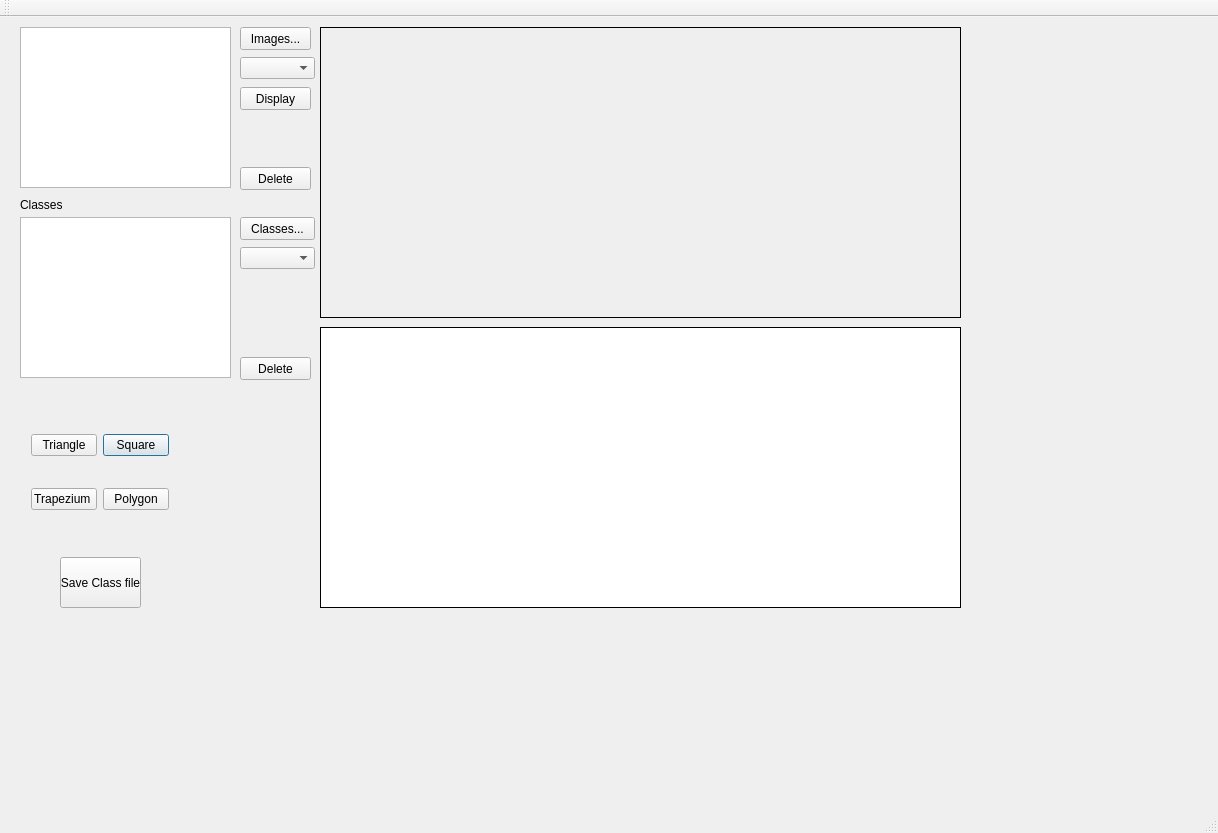
<?xml version="1.0" encoding="UTF-8"?>
<ui version="4.0">
 <class>MainWindow</class>
 <widget class="QMainWindow" name="MainWindow">
  <property name="geometry">
   <rect>
    <x>0</x>
    <y>0</y>
    <width>1218</width>
    <height>833</height>
   </rect>
  </property>
  <property name="windowTitle">
   <string>MainWindow</string>
  </property>
  <widget class="QWidget" name="centralWidget">
   <widget class="QWidget" name="gridLayoutWidget">
    <property name="geometry">
     <rect>
      <x>20</x>
      <y>380</y>
      <width>160</width>
      <height>151</height>
     </rect>
    </property>
    <layout class="QGridLayout" name="gridLayout_2">
     <item row="0" column="0">
      <widget class="QPushButton" name="btnTriangle_2">
       <property name="text">
        <string>Triangle</string>
       </property>
      </widget>
     </item>
     <item row="0" column="1">
      <widget class="QPushButton" name="btnSquare_2">
       <property name="text">
        <string>Square</string>
       </property>
       <property name="default">
        <bool>true</bool>
       </property>
      </widget>
     </item>
     <item row="1" column="0">
      <widget class="QPushButton" name="btnTrapezium_2">
       <property name="text">
        <string>Trapezium </string>
       </property>
      </widget>
     </item>
     <item row="1" column="1">
      <widget class="QPushButton" name="btnPoly_2">
       <property name="text">
        <string>Polygon</string>
       </property>
      </widget>
     </item>
    </layout>
   </widget>
   <widget class="QLabel" name="tlImageView">
    <property name="geometry">
     <rect>
      <x>320</x>
      <y>10</y>
      <width>641</width>
      <height>291</height>
     </rect>
    </property>
    <property name="mouseTracking">
     <bool>true</bool>
    </property>
    <property name="frameShape">
     <enum>QFrame::Box</enum>
    </property>
    <property name="text">
     <string/>
    </property>
    <property name="scaledContents">
     <bool>true</bool>
    </property>
   </widget>
   <widget class="QPushButton" name="btnDeleteClass">
    <property name="geometry">
     <rect>
      <x>240</x>
      <y>340</y>
      <width>71</width>
      <height>23</height>
     </rect>
    </property>
    <property name="text">
     <string>Delete</string>
    </property>
   </widget>
   <widget class="QListWidget" name="lwImages">
    <property name="geometry">
     <rect>
      <x>20</x>
      <y>10</y>
      <width>211</width>
      <height>161</height>
     </rect>
    </property>
   </widget>
   <widget class="QPushButton" name="btnClasses">
    <property name="geometry">
     <rect>
      <x>240</x>
      <y>200</y>
      <width>75</width>
      <height>23</height>
     </rect>
    </property>
    <property name="text">
     <string>Classes...</string>
    </property>
   </widget>
   <widget class="QListWidget" name="lwClasses">
    <property name="geometry">
     <rect>
      <x>20</x>
      <y>200</y>
      <width>211</width>
      <height>161</height>
     </rect>
    </property>
   </widget>
   <widget class="QComboBox" name="comboBox2">
    <property name="geometry">
     <rect>
      <x>240</x>
      <y>230</y>
      <width>75</width>
      <height>22</height>
     </rect>
    </property>
   </widget>
   <widget class="QLabel" name="tvFileName_2">
    <property name="geometry">
     <rect>
      <x>20</x>
      <y>180</y>
      <width>151</width>
      <height>16</height>
     </rect>
    </property>
    <property name="text">
     <string>Classes</string>
    </property>
   </widget>
   <widget class="QToolButton" name="btnSave">
    <property name="geometry">
     <rect>
      <x>60</x>
      <y>540</y>
      <width>81</width>
      <height>51</height>
     </rect>
    </property>
    <property name="text">
     <string>Save Class file</string>
    </property>
   </widget>
   <widget class="QComboBox" name="comboBox1">
    <property name="geometry">
     <rect>
      <x>240</x>
      <y>40</y>
      <width>75</width>
      <height>22</height>
     </rect>
    </property>
   </widget>
   <widget class="QPushButton" name="btnImages">
    <property name="geometry">
     <rect>
      <x>240</x>
      <y>10</y>
      <width>71</width>
      <height>23</height>
     </rect>
    </property>
    <property name="text">
     <string>Images...</string>
    </property>
   </widget>
   <widget class="QPushButton" name="btnDeleteImage">
    <property name="geometry">
     <rect>
      <x>240</x>
      <y>150</y>
      <width>71</width>
      <height>23</height>
     </rect>
    </property>
    <property name="text">
     <string>Delete</string>
    </property>
   </widget>
   <widget class="QPushButton" name="btnDispalyImg">
    <property name="geometry">
     <rect>
      <x>240</x>
      <y>70</y>
      <width>71</width>
      <height>23</height>
     </rect>
    </property>
    <property name="text">
     <string>Display</string>
    </property>
   </widget>
   <widget class="QGraphicsView" name="graphicsView">
    <property name="geometry">
     <rect>
      <x>320</x>
      <y>310</y>
      <width>641</width>
      <height>281</height>
     </rect>
    </property>
    <property name="frameShape">
     <enum>QFrame::Panel</enum>
    </property>
    <property name="frameShadow">
     <enum>QFrame::Plain</enum>
    </property>
    <property name="lineWidth">
     <number>1</number>
    </property>
   </widget>
  </widget>
  <widget class="QMenuBar" name="menuBar">
   <property name="geometry">
    <rect>
     <x>0</x>
     <y>0</y>
     <width>1218</width>
     <height>20</height>
    </rect>
   </property>
  </widget>
  <widget class="QToolBar" name="mainToolBar">
   <attribute name="toolBarArea">
    <enum>TopToolBarArea</enum>
   </attribute>
   <attribute name="toolBarBreak">
    <bool>false</bool>
   </attribute>
  </widget>
  <widget class="QStatusBar" name="statusBar"/>
 </widget>
 <layoutdefault spacing="6" margin="11"/>
 <resources/>
 <connections/>
</ui>
